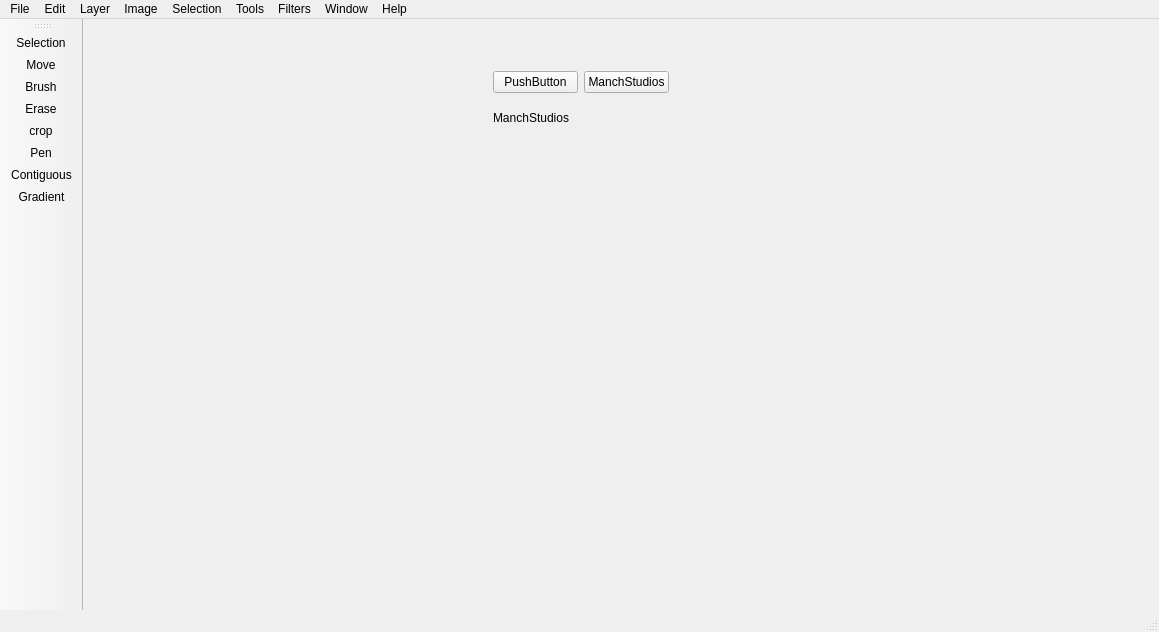
<?xml version="1.0" encoding="UTF-8"?>
<ui version="4.0">
 <class>MainWindow</class>
 <widget class="QMainWindow" name="MainWindow">
  <property name="geometry">
   <rect>
    <x>0</x>
    <y>0</y>
    <width>1159</width>
    <height>632</height>
   </rect>
  </property>
  <property name="windowTitle">
   <string>MainWindow</string>
  </property>
  <widget class="QWidget" name="centralwidget">
   <widget class="QLabel" name="label">
    <property name="geometry">
     <rect>
      <x>410</x>
      <y>90</y>
      <width>91</width>
      <height>17</height>
     </rect>
    </property>
    <property name="text">
     <string>ManchStudios</string>
    </property>
   </widget>
   <widget class="QWidget" name="layoutWidget">
    <property name="geometry">
     <rect>
      <x>410</x>
      <y>50</y>
      <width>176</width>
      <height>27</height>
     </rect>
    </property>
    <layout class="QHBoxLayout" name="horizontalLayout">
     <item>
      <widget class="QPushButton" name="pushButton_2">
       <property name="text">
        <string>PushButton</string>
       </property>
      </widget>
     </item>
     <item>
      <widget class="QPushButton" name="pushButton">
       <property name="text">
        <string>ManchStudios</string>
       </property>
      </widget>
     </item>
    </layout>
   </widget>
  </widget>
  <widget class="QStatusBar" name="statusbar"/>
  <widget class="QMenuBar" name="menubar">
   <property name="geometry">
    <rect>
     <x>0</x>
     <y>0</y>
     <width>1159</width>
     <height>22</height>
    </rect>
   </property>
   <property name="defaultUp">
    <bool>false</bool>
   </property>
   <widget class="QMenu" name="menuFile">
    <property name="title">
     <string>File</string>
    </property>
    <widget class="QMenu" name="menuOpen_Recent">
     <property name="title">
      <string>Open Recent</string>
     </property>
     <addaction name="actionOuthers"/>
    </widget>
    <addaction name="actionNew"/>
    <addaction name="actionOpen"/>
    <addaction name="menuOpen_Recent"/>
    <addaction name="separator"/>
    <addaction name="actionSave"/>
    <addaction name="actionSave_As"/>
    <addaction name="separator"/>
    <addaction name="actionImport"/>
    <addaction name="actionExport"/>
    <addaction name="actionPrint"/>
    <addaction name="separator"/>
    <addaction name="actionClose"/>
    <addaction name="actionClose_All"/>
    <addaction name="actionQuit"/>
   </widget>
   <widget class="QMenu" name="menuEdit">
    <property name="title">
     <string>Edit</string>
    </property>
    <addaction name="actionUndo"/>
    <addaction name="actionRedo"/>
    <addaction name="separator"/>
    <addaction name="actionCut"/>
    <addaction name="actionCopy"/>
    <addaction name="actionCopy_Merge"/>
    <addaction name="actionPaste"/>
    <addaction name="separator"/>
    <addaction name="actionPreferences"/>
    <addaction name="separator"/>
    <addaction name="actionBrush_Preferences"/>
   </widget>
   <widget class="QMenu" name="menuInsert">
    <property name="title">
     <string>Layer</string>
    </property>
    <widget class="QMenu" name="menuNew_Layer">
     <property name="title">
      <string>New Layer</string>
     </property>
     <addaction name="actionBlank_Layer"/>
     <addaction name="actionMask_Layer"/>
    </widget>
    <widget class="QMenu" name="menuSelect">
     <property name="title">
      <string>Select</string>
     </property>
     <addaction name="actionAll_Layers"/>
    </widget>
    <addaction name="menuNew_Layer"/>
    <addaction name="actionCopy_Layer"/>
    <addaction name="actionPaste_Layer"/>
    <addaction name="actionCuty_Layer"/>
    <addaction name="separator"/>
    <addaction name="menuSelect"/>
   </widget>
   <widget class="QMenu" name="menuSelection">
    <property name="title">
     <string>Selection</string>
    </property>
    <addaction name="actionSelect_All"/>
    <addaction name="actionDeselect"/>
    <addaction name="actionInvert_Selection"/>
   </widget>
   <widget class="QMenu" name="menuTools">
    <property name="title">
     <string>Tools</string>
    </property>
   </widget>
   <widget class="QMenu" name="menuFilters">
    <property name="title">
     <string>Filters</string>
    </property>
   </widget>
   <widget class="QMenu" name="menuWindow">
    <property name="title">
     <string>Window</string>
    </property>
    <widget class="QMenu" name="menuUser_Profile">
     <property name="title">
      <string>User Profile</string>
     </property>
     <addaction name="separator"/>
     <addaction name="actionIlustrator"/>
     <addaction name="actionDigital_Painting"/>
     <addaction name="actionImage_treatment"/>
    </widget>
    <addaction name="actionRestore_Defaults"/>
    <addaction name="menuUser_Profile"/>
   </widget>
   <widget class="QMenu" name="menuHelp">
    <property name="title">
     <string>Help</string>
    </property>
    <addaction name="actionManual"/>
    <addaction name="actionSupport"/>
    <addaction name="actionDeveloper_Community"/>
    <addaction name="actionRepport_a_Bug"/>
    <addaction name="actionAbout"/>
   </widget>
   <widget class="QMenu" name="menuImage">
    <property name="title">
     <string>Image</string>
    </property>
    <widget class="QMenu" name="menuRotate">
     <property name="title">
      <string>Rotate</string>
     </property>
     <addaction name="actionRotate_Image"/>
     <addaction name="separator"/>
     <addaction name="action90_to_the_Right"/>
     <addaction name="action90_to_the_Left"/>
     <addaction name="action180"/>
    </widget>
    <widget class="QMenu" name="menuImage_Color_Type">
     <property name="title">
      <string>Image Color Type</string>
     </property>
     <addaction name="actionCMYK"/>
     <addaction name="actionRGB"/>
     <addaction name="actionGrayscale"/>
    </widget>
    <addaction name="actionProprieters"/>
    <addaction name="separator"/>
    <addaction name="actionImage_Siza"/>
    <addaction name="menuRotate"/>
    <addaction name="separator"/>
    <addaction name="actionMirror_Horizontally"/>
    <addaction name="actionMirror_Vertically"/>
    <addaction name="menuImage_Color_Type"/>
   </widget>
   <addaction name="menuFile"/>
   <addaction name="menuEdit"/>
   <addaction name="menuInsert"/>
   <addaction name="menuImage"/>
   <addaction name="menuSelection"/>
   <addaction name="menuTools"/>
   <addaction name="menuFilters"/>
   <addaction name="menuWindow"/>
   <addaction name="menuHelp"/>
  </widget>
  <widget class="QToolBar" name="toolBar">
   <property name="windowTitle">
    <string>toolBar</string>
   </property>
   <attribute name="toolBarArea">
    <enum>LeftToolBarArea</enum>
   </attribute>
   <attribute name="toolBarBreak">
    <bool>false</bool>
   </attribute>
   <addaction name="actionSelection"/>
   <addaction name="actionMove"/>
   <addaction name="actionBrush"/>
   <addaction name="actionErase"/>
   <addaction name="actioncrop"/>
   <addaction name="actionPen"/>
   <addaction name="actionContiguous"/>
   <addaction name="actionGradient"/>
  </widget>
  <action name="actionNew">
   <property name="icon">
    <iconset resource="Menu.qrc">
     <normaloff>:/ManuImages/Menu/New.svg</normaloff>:/ManuImages/Menu/New.svg</iconset>
   </property>
   <property name="text">
    <string>New</string>
   </property>
   <property name="shortcut">
    <string>Ctrl+N</string>
   </property>
  </action>
  <action name="actionOpen">
   <property name="icon">
    <iconset resource="Menu.qrc">
     <normaloff>:/ManuImages/Menu/Open.svg</normaloff>:/ManuImages/Menu/Open.svg</iconset>
   </property>
   <property name="text">
    <string>Open</string>
   </property>
   <property name="shortcut">
    <string>Ctrl+O</string>
   </property>
  </action>
  <action name="actionSave">
   <property name="icon">
    <iconset resource="Menu.qrc">
     <normaloff>:/ManuImages/Menu/Save.svg</normaloff>:/ManuImages/Menu/Save.svg</iconset>
   </property>
   <property name="text">
    <string>Save</string>
   </property>
   <property name="shortcut">
    <string>Ctrl+S</string>
   </property>
  </action>
  <action name="actionSave_As">
   <property name="text">
    <string>Save As</string>
   </property>
  </action>
  <action name="actionImport">
   <property name="icon">
    <iconset resource="Menu.qrc">
     <normaloff>:/ManuImages/Menu/Import.svg</normaloff>:/ManuImages/Menu/Import.svg</iconset>
   </property>
   <property name="text">
    <string>Import</string>
   </property>
   <property name="shortcut">
    <string>Ctrl+I</string>
   </property>
  </action>
  <action name="actionExport">
   <property name="icon">
    <iconset resource="Menu.qrc">
     <normaloff>:/ManuImages/Menu/Export.svg</normaloff>:/ManuImages/Menu/Export.svg</iconset>
   </property>
   <property name="text">
    <string>Export</string>
   </property>
   <property name="shortcut">
    <string>Ctrl+E</string>
   </property>
  </action>
  <action name="actionPrint">
   <property name="icon">
    <iconset resource="Menu.qrc">
     <normaloff>:/ManuImages/Menu/Print.svg</normaloff>:/ManuImages/Menu/Print.svg</iconset>
   </property>
   <property name="text">
    <string>Print</string>
   </property>
   <property name="shortcut">
    <string>Ctrl+P</string>
   </property>
  </action>
  <action name="actionQuit">
   <property name="icon">
    <iconset resource="Menu.qrc">
     <normaloff>:/ManuImages/Menu/Quit.svg</normaloff>:/ManuImages/Menu/Quit.svg</iconset>
   </property>
   <property name="text">
    <string>Quit</string>
   </property>
  </action>
  <action name="actionClose">
   <property name="text">
    <string>Close File</string>
   </property>
  </action>
  <action name="actionClose_All">
   <property name="text">
    <string>Close All</string>
   </property>
  </action>
  <action name="actionUndo">
   <property name="icon">
    <iconset resource="Menu.qrc">
     <normaloff>:/ManuImages/Menu/Undo.svg</normaloff>:/ManuImages/Menu/Undo.svg</iconset>
   </property>
   <property name="text">
    <string>Undo</string>
   </property>
   <property name="shortcut">
    <string>Ctrl+Z</string>
   </property>
  </action>
  <action name="actionRedo">
   <property name="icon">
    <iconset resource="Menu.qrc">
     <normaloff>:/ManuImages/Menu/Redo.svg</normaloff>:/ManuImages/Menu/Redo.svg</iconset>
   </property>
   <property name="text">
    <string>Redo</string>
   </property>
   <property name="shortcut">
    <string>Ctrl+Shift+Z</string>
   </property>
  </action>
  <action name="actionCut">
   <property name="icon">
    <iconset resource="Menu.qrc">
     <normaloff>:/ManuImages/Menu/Cut.svg</normaloff>:/ManuImages/Menu/Cut.svg</iconset>
   </property>
   <property name="text">
    <string>Cut</string>
   </property>
   <property name="shortcut">
    <string>Ctrl+X</string>
   </property>
  </action>
  <action name="actionCopy">
   <property name="icon">
    <iconset resource="Menu.qrc">
     <normaloff>:/ManuImages/Menu/Copy.svg</normaloff>:/ManuImages/Menu/Copy.svg</iconset>
   </property>
   <property name="text">
    <string>Copy</string>
   </property>
   <property name="shortcut">
    <string>Ctrl+C</string>
   </property>
  </action>
  <action name="actionPaste">
   <property name="icon">
    <iconset resource="Menu.qrc">
     <normaloff>:/ManuImages/Menu/Paste.svg</normaloff>:/ManuImages/Menu/Paste.svg</iconset>
   </property>
   <property name="text">
    <string>Paste</string>
   </property>
   <property name="shortcut">
    <string>Ctrl+V</string>
   </property>
  </action>
  <action name="actionPreferences">
   <property name="icon">
    <iconset resource="Menu.qrc">
     <normaloff>:/ManuImages/Menu/Preferences.svg</normaloff>:/ManuImages/Menu/Preferences.svg</iconset>
   </property>
   <property name="text">
    <string>Preferences</string>
   </property>
  </action>
  <action name="actionBrush_Preferences">
   <property name="text">
    <string>Brush Preferences</string>
   </property>
  </action>
  <action name="actionOuthers">
   <property name="text">
    <string>Others</string>
   </property>
  </action>
  <action name="actionBlank_Layer">
   <property name="text">
    <string>Blank Layer</string>
   </property>
  </action>
  <action name="actionMask_Layer">
   <property name="text">
    <string>Mask Layer</string>
   </property>
  </action>
  <action name="actionCopy_Merge">
   <property name="text">
    <string>Copy Merge</string>
   </property>
  </action>
  <action name="actionAbout">
   <property name="icon">
    <iconset resource="Menu.qrc">
     <normaloff>:/ManuImages/Menu/ManchStudios.svg</normaloff>:/ManuImages/Menu/ManchStudios.svg</iconset>
   </property>
   <property name="text">
    <string>About...</string>
   </property>
  </action>
  <action name="actionRestore_Defaults">
   <property name="text">
    <string>Restore Defaults</string>
   </property>
  </action>
  <action name="actionManual">
   <property name="text">
    <string>Manual</string>
   </property>
  </action>
  <action name="actionSupport">
   <property name="text">
    <string>Support</string>
   </property>
  </action>
  <action name="actionDeveloper_Community">
   <property name="text">
    <string>Developer Community</string>
   </property>
  </action>
  <action name="actionRepport_a_Bug">
   <property name="text">
    <string>Repport a Bug</string>
   </property>
  </action>
  <action name="actionSelection">
   <property name="icon">
    <iconset resource="ToolBar.qrc">
     <normaloff>:/images/ToolBar/Selection.svg</normaloff>:/images/ToolBar/Selection.svg</iconset>
   </property>
   <property name="text">
    <string>Selection</string>
   </property>
  </action>
  <action name="actionMove">
   <property name="icon">
    <iconset resource="ToolBar.qrc">
     <normaloff>:/images/ToolBar/Move.svg</normaloff>:/images/ToolBar/Move.svg</iconset>
   </property>
   <property name="text">
    <string>Move</string>
   </property>
  </action>
  <action name="actionBrush">
   <property name="icon">
    <iconset resource="ToolBar.qrc">
     <normaloff>:/images/ToolBar/Brush.svg</normaloff>:/images/ToolBar/Brush.svg</iconset>
   </property>
   <property name="text">
    <string>Brush</string>
   </property>
  </action>
  <action name="actionErase">
   <property name="icon">
    <iconset resource="ToolBar.qrc">
     <normaloff>:/images/ToolBar/Erase.svg</normaloff>:/images/ToolBar/Erase.svg</iconset>
   </property>
   <property name="text">
    <string>Erase</string>
   </property>
  </action>
  <action name="actioncrop">
   <property name="icon">
    <iconset resource="ToolBar.qrc">
     <normaloff>:/images/ToolBar/Crop.svg</normaloff>:/images/ToolBar/Crop.svg</iconset>
   </property>
   <property name="text">
    <string>crop</string>
   </property>
  </action>
  <action name="actionPen">
   <property name="icon">
    <iconset resource="ToolBar.qrc">
     <normaloff>:/images/ToolBar/Pen.svg</normaloff>:/images/ToolBar/Pen.svg</iconset>
   </property>
   <property name="text">
    <string>Pen</string>
   </property>
  </action>
  <action name="actionContiguous">
   <property name="icon">
    <iconset resource="ToolBar.qrc">
     <normaloff>:/images/ToolBar/Contiguous.svg</normaloff>:/images/ToolBar/Contiguous.svg</iconset>
   </property>
   <property name="text">
    <string>Contiguous</string>
   </property>
  </action>
  <action name="actionGradient">
   <property name="icon">
    <iconset resource="ToolBar.qrc">
     <normaloff>:/images/ToolBar/Gradient.svg</normaloff>:/images/ToolBar/Gradient.svg</iconset>
   </property>
   <property name="text">
    <string>Gradient</string>
   </property>
  </action>
  <action name="actionIlustrator">
   <property name="text">
    <string>Illustrator</string>
   </property>
  </action>
  <action name="actionDigital_Painting">
   <property name="text">
    <string>Digital Painting</string>
   </property>
  </action>
  <action name="actionImage_treatment">
   <property name="text">
    <string>Image Treatment</string>
   </property>
  </action>
  <action name="actionSelect_All">
   <property name="text">
    <string>Select All</string>
   </property>
  </action>
  <action name="actionDeselect">
   <property name="text">
    <string>Deselect</string>
   </property>
  </action>
  <action name="actionInvert_Selection">
   <property name="text">
    <string>Invert Selection</string>
   </property>
  </action>
  <action name="actionCopy_Layer">
   <property name="text">
    <string>Copy Layer</string>
   </property>
  </action>
  <action name="actionPaste_Layer">
   <property name="text">
    <string>Paste Layer</string>
   </property>
  </action>
  <action name="actionCuty_Layer">
   <property name="text">
    <string>Cuty Layer</string>
   </property>
  </action>
  <action name="actionAll_Layers">
   <property name="text">
    <string>All Layers</string>
   </property>
  </action>
  <action name="actionProprieters">
   <property name="text">
    <string>Properties</string>
   </property>
  </action>
  <action name="actionImage_Siza">
   <property name="text">
    <string>Image Size</string>
   </property>
  </action>
  <action name="actionRotate_Image">
   <property name="text">
    <string>Rotate Image</string>
   </property>
  </action>
  <action name="action90_to_the_Right">
   <property name="text">
    <string>90º to the Right</string>
   </property>
  </action>
  <action name="action90_to_the_Left">
   <property name="text">
    <string>90º to the Left</string>
   </property>
  </action>
  <action name="action180">
   <property name="text">
    <string>180º</string>
   </property>
  </action>
  <action name="actionMirror_Horizontally">
   <property name="text">
    <string>Mirror Horizontally</string>
   </property>
  </action>
  <action name="actionMirror_Vertically">
   <property name="text">
    <string>Mirror Vertically</string>
   </property>
  </action>
  <action name="actionCMYK">
   <property name="text">
    <string>CMYK</string>
   </property>
  </action>
  <action name="actionRGB">
   <property name="text">
    <string>RGB</string>
   </property>
  </action>
  <action name="actionGrayscale">
   <property name="text">
    <string>Grayscale</string>
   </property>
  </action>
 </widget>
 <resources>
  <include location="ToolBar.qrc"/>
  <include location="Menu.qrc"/>
 </resources>
 <connections/>
</ui>
